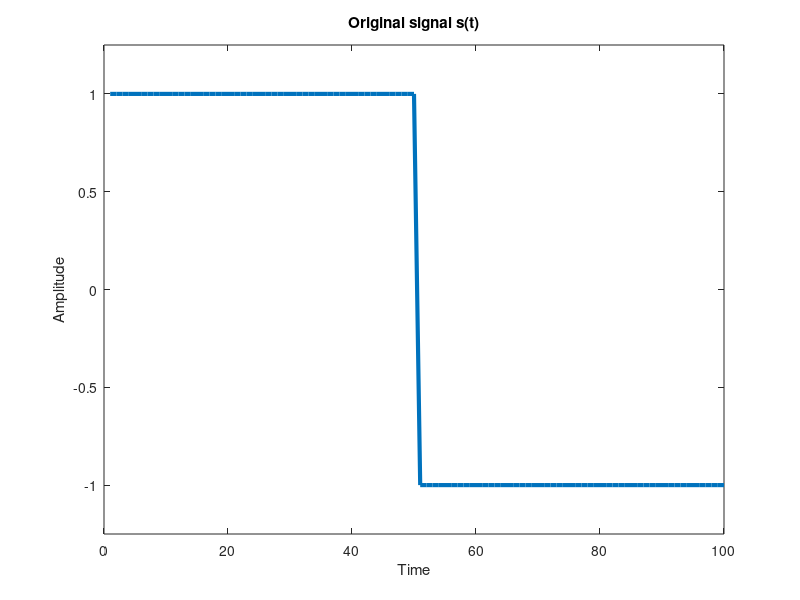
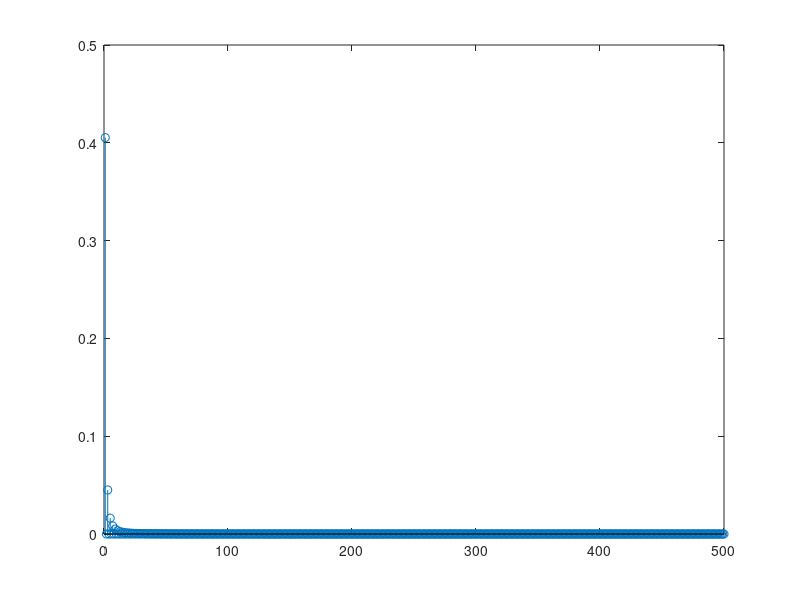
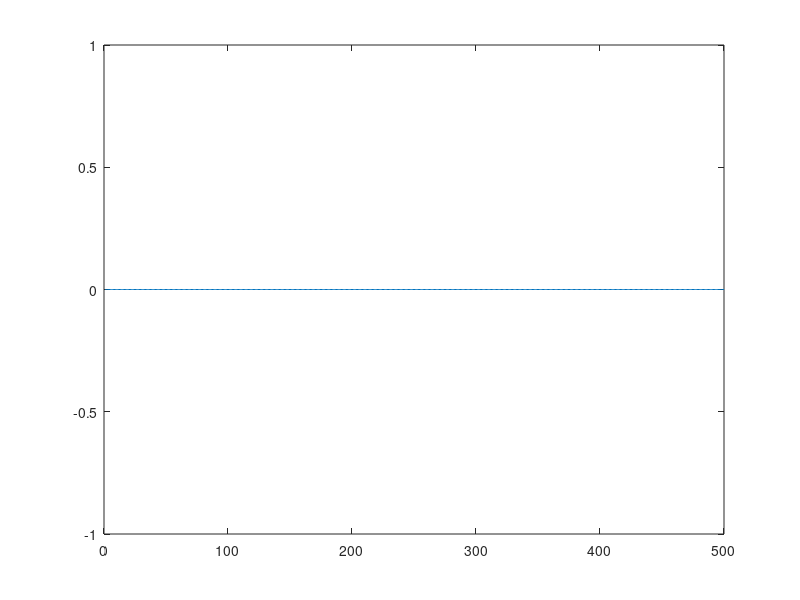
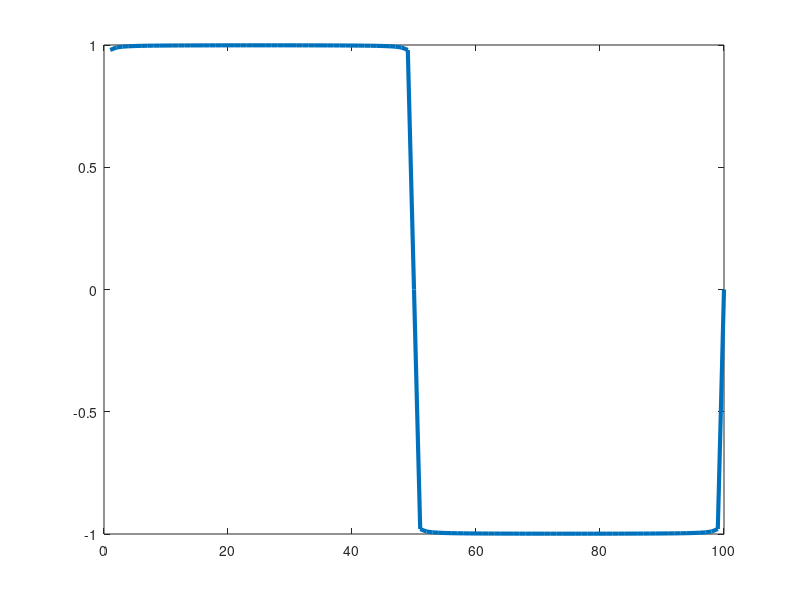

MATLAB code to generate these figures, in order:
function unu

    % -------------------------------------------------------------------------

    A = 1;
    T = 100;
    N = 500;

    original = A * [ones(1, T / 2) -ones(1, T / 2)];
    t = [1 : 1 : T];

    c = zeros(1, N);

    for k = 1 : 2 : N
        c(k) = 2 * A / (k * pi * j);
    end

    figure(1)
    plot(t, original, "LineWidth", 3);
    title("Original signal s(t)");
    ylabel("Amplitude");
    xlabel("Time");
    ylim([(-A - 0.25), (A + 0.25)]);

    figure(2)
    c2 = abs(c) .* abs(c);
    stem(1 : N, c2);

    % -------------------------------------------------------------------------

    s = original; s = s.* s;
    P = (1 / T) * trapz(t, s);
    rms = zeros(1, N);

    for i = 1 : N
        sum = 0;
        for k = 1 : 2 : N
            sum += c2(k);
        end

        rms(i) = sqrt(P - 2 * sum);
    end

    figure(3)
    plot(1 : N, rms);

    % -------------------------------------------------------------------------

    sN = zeros(1, T);

    for ii = 1 : T
        for k = 1 : 1 : 500
            sN(ii) += 2 * c(k) * exp(2 * pi * j * k * ii / T);
        end
    end

    figure(4)
    plot(t, sN, "LineWidth", 3);

    % -------------------------------------------------------------------------

end